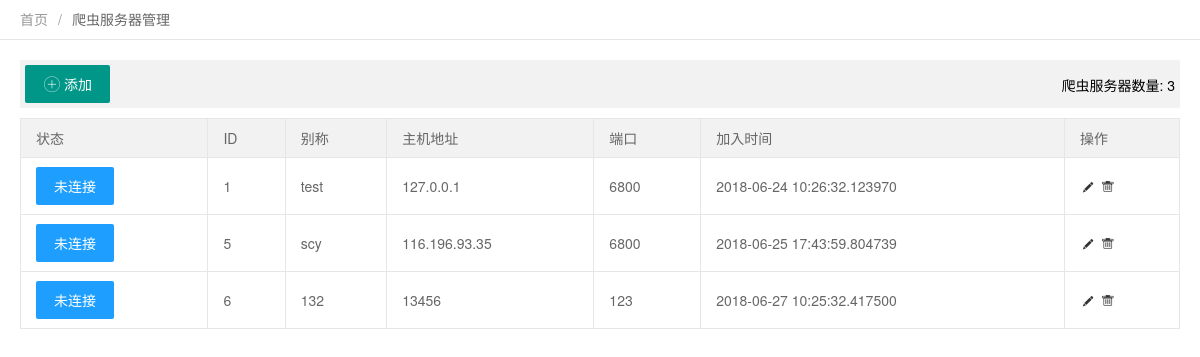
The app's page /client/hlist (signed in), older data.
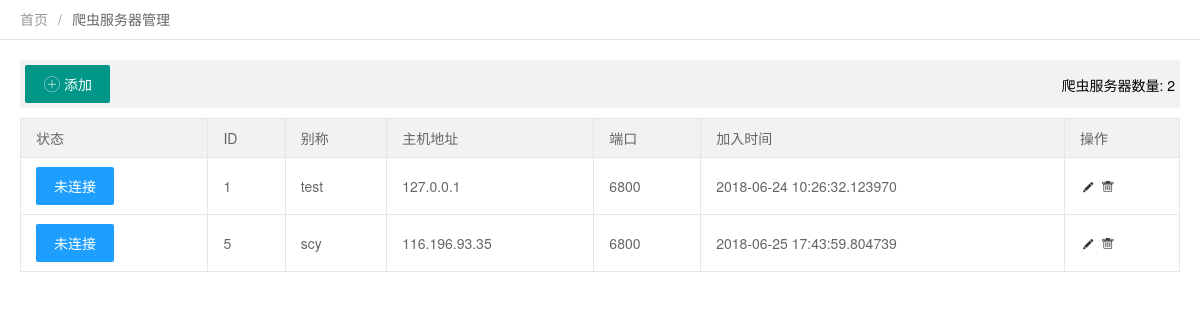
The same page, newer data.
### apps/models/models.py (models this page shows)
class HostList(db.Model):
    __tablename__ = 'host_list'
    id = db.Column(db.Integer,primary_key=True,autoincrement=True)
    host_name = db.Column(db.String(50),nullable=False)
    ip_address = db.Column(db.String(50),nullable=False)
    port_num = db.Column(db.String(50),nullable=False)
    create_time = db.Column(db.DateTime,default=datetime.now)
    user = db.Column(db.VARCHAR(50), nullable=True)
    pwd = db.Column(db.VARCHAR(50), nullable=True)

### apps/client/views.py (the view)
@bp.route('/hlist')
@login_required
def hlist():
    host_list = HostList.query.all()
    counts = len(host_list)
    return render_template('host-list.html', host_list=host_list,counts = counts)

### apps/client/hooks.py (called while the page is built)
@bp.before_request
def before_request():
    if config.USER_ID in session:
        user_id = session.get(config.USER_ID)
        user = Users.query.get(user_id)
        if user:
            g.cms_user = user

### templates/host-list.html (shortened to what this page needs)
{% extends 'base-head.html' %}
{% block body %}
<div class="x-nav">
  <span class="layui-breadcrumb">
    <a href="#">首页</a>
    <a>
      <cite>爬虫服务器管理</cite></a>
  </span>
</div>
<div class="x-body">
  <xblock>
    <button class="layui-btn" onclick="x_admin_show('添加主机','./hadd')"><i class="layui-icon"></i>添加</button>
    <span class="x-right" style="line-height:40px">爬虫服务器数量: {{ counts }}  </span>
  </xblock>
  <table class="layui-table" id="host_list">
    <thead>
      <tr>
        <th>状态</th>
        <th>ID</th>
        <th>别称</th>
        <th>主机地址</th>
        <th>端口</th>
        <th>加入时间</th>
        <th>操作</th>
    </thead>
    <tbody>
    {% for host in host_list %}
      <tr>
        <td class="td-status">
          <span class="layui-btn layui-btn-normal layui-btn-mini" id="run_status"></span></td>
        <td>{{ host.id }}</td>
        <td>{{ host.host_name }}</td>
        <td>{{ host.ip_address }}</td>
        <td>{{ host.port_num }}</td>
        <td>{{ host.create_time }}</td>
        <td class="td-manage">
          <a title="编辑"  onclick="x_admin_show('编辑','./hupdate?id={{ host.id }}')" href="javascript:;">
            <i class="layui-icon">&#xe642;</i>
          </a>
          <a title="删除" onclick="member_del(this,{{ host.id }})" href="javascript:;">
            <i class="layui-icon">&#xe640;</i>
          </a>
        </td>
      </tr>
    {% endfor %}
    </tbody>
  </table>
</div>
{% endblock %}

### templates/base-head.html (shortened to what this page needs)
<!DOCTYPE html>
<html>
<head>
    <link rel="stylesheet" href="{{ url_for('static', filename='css/font.css') }}">
    <link rel="stylesheet" href="{{ url_for('static', filename='css/xadmin.css') }}">
</head>
<body>
{% block body %}{% endblock %}
</body>
</html>

### static/css/xadmin.css (style rules this page uses)
* { margin: 0px; padding: 0px; font-family: "Helvetica Neue", Helvetica, Arial, sans-serif; }
a { text-decoration: none; }
html { width: 100%; height: 100%; overflow-x: hidden; overflow-y: auto; }
body { width: 100%; min-height: 100%; }
.x-body { padding: 20px; }
.x-nav { padding: 0 20px; position: relative; z-index: 99; border-bottom: 1px solid #e5e5e5; line-height: 39px; height: 39px; overflow: hidden; }
xblock { display: block; margin-bottom: 10px; padding: 5px; line-height: 22px; border-radius: 0 2px 2px 0; background-color: #f2f2f2; }
.x-right { float: right; }
table th, table td { word-break: break-all; }

Row changes from the older to the newer data that the page shows:
removed HostList: id "6", host_name "132", ip_address "13456", port_num "123", create_time "2018-06-27 10:25:32.417500"
Text that changed along with them:
{{ counts }}: "3" → "2"
